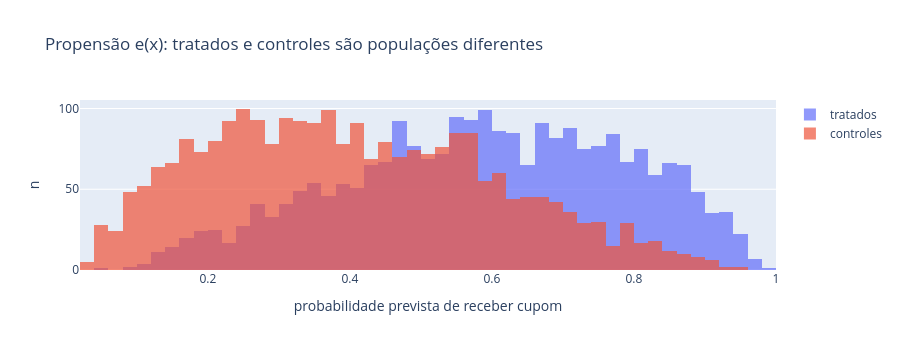

The cell this chart's notebook holds for it:
### Code cell
fig = go.Figure()
fig.add_histogram(x=e_x[T == 1], name="tratados", opacity=0.7)
fig.add_histogram(x=e_x[T == 0], name="controles", opacity=0.7)
fig.update_layout(
    barmode="overlay", height=350,
    title="Propensão e(x): tratados e controles são populações diferentes",
    xaxis_title="probabilidade prevista de receber cupom", yaxis_title="n",
)
fig.show()

### Figure 1 — Plotly figure (JSON) as saved in the notebook; plotly's stock layout.template omitted (floating-point values rounded to 4 significant figures; data arrays with more than 128 entries replaced by an {"elided": "..."} marker saying what was removed)
{"data": [{"name": "tratados", "opacity": 0.7, "type": "histogram", "x": {"elided": "2456 float values"}}, {"name": "controles", "opacity": 0.7, "type": "histogram", "x": {"elided": "2544 float values"}}], "layout": {"barmode": "overlay", "height": 350, "title": {"text": "Propensão e(x): tratados e controles são populações diferentes"}, "xaxis": {"title": {"text": "probabilidade prevista de receber cupom"}}, "yaxis": {"title": {"text": "n"}}}}
